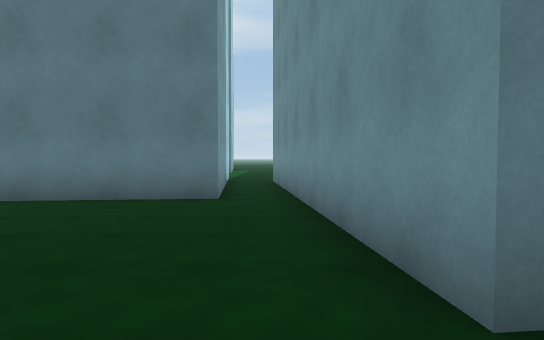
view 1 (above)

24 first-person views from a walk through a scene from a Unity 3-D project. The camera is 1.5 m above the floor, tilts 2° down and sees 75° across. The floor is counted in squares, 2 m on a side. Each view is taken from the middle of a square. On the plan, view 1 faces up. The plan holds only what a view shows up to about 11 squares ahead; the rest is blank. The place goes on beyond the plan. The player is left out. Surface patterns are stand-ins for the level's own textures.

view 2
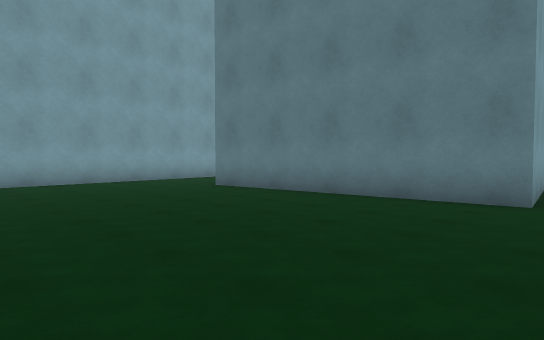

view 3
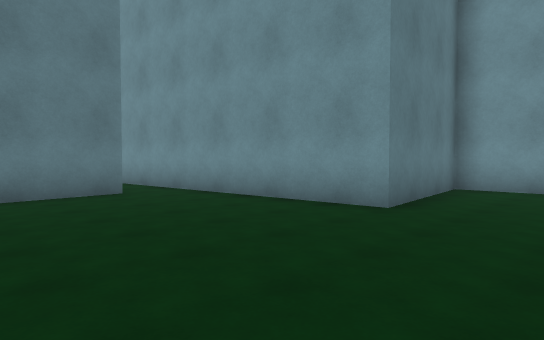

view 4
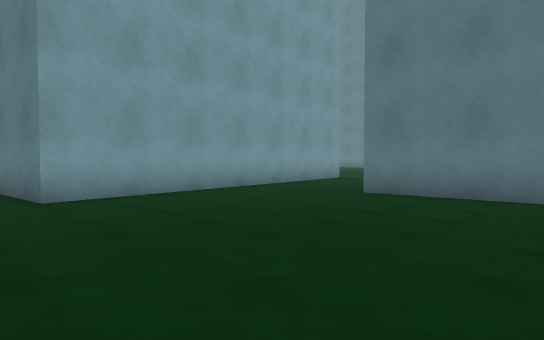

view 5
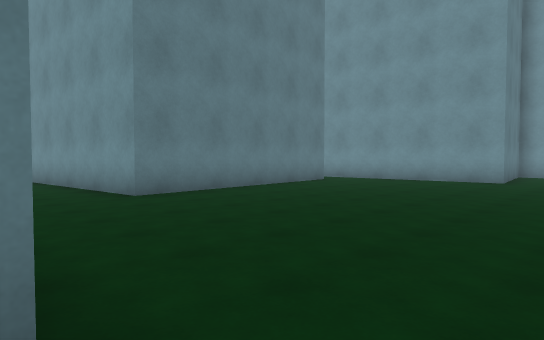

view 6
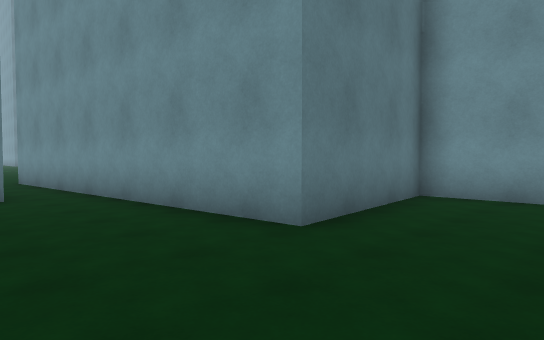

view 7
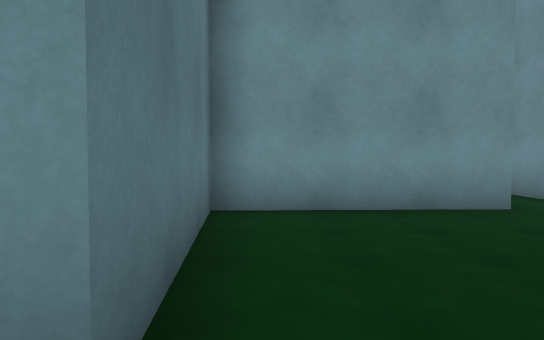

view 8
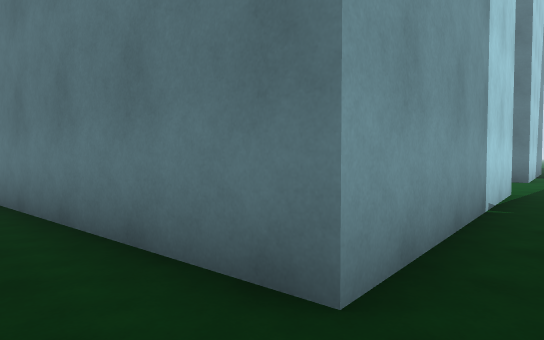

view 9
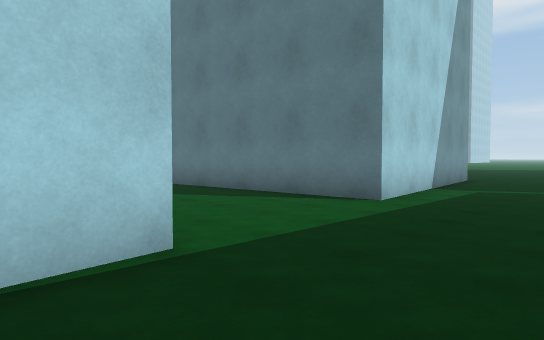

view 10
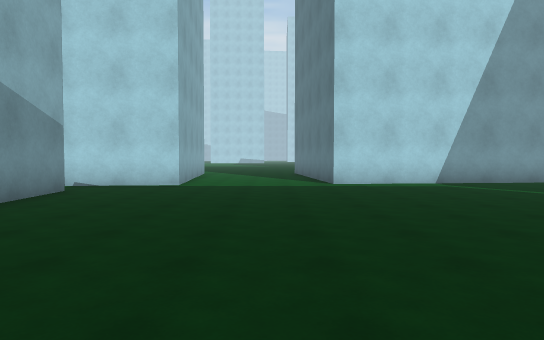

view 11
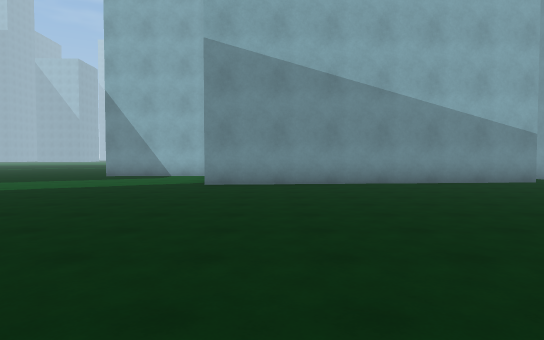

view 12
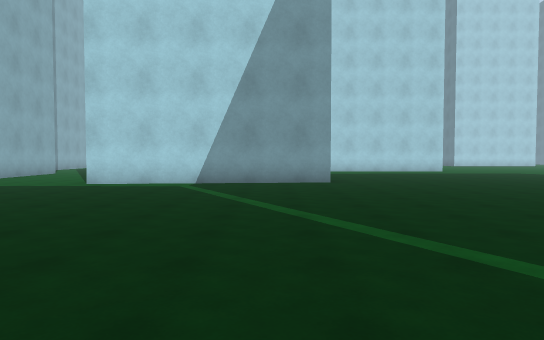

view 13
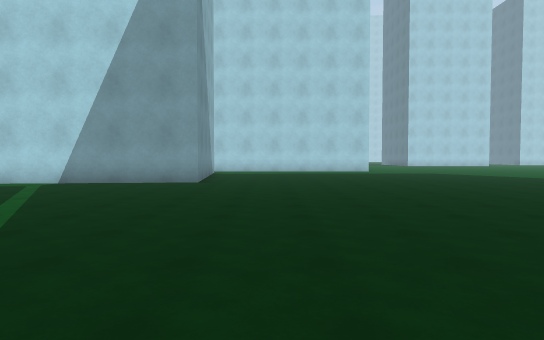

view 14
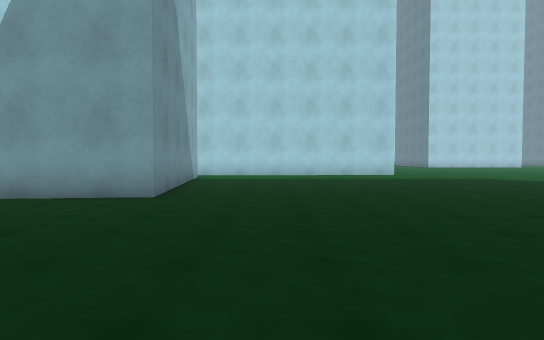

view 15
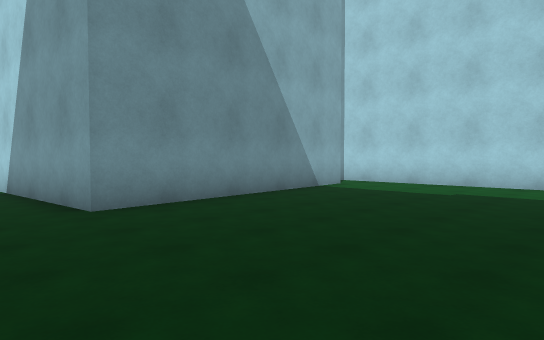

view 16
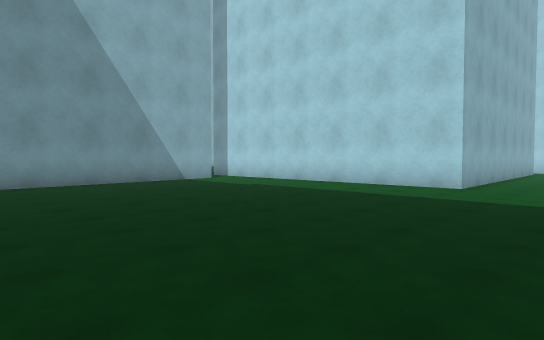

view 17
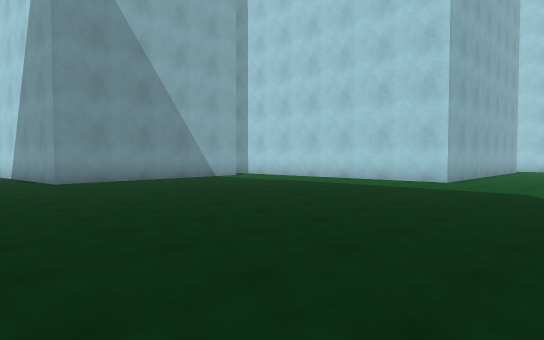

view 18
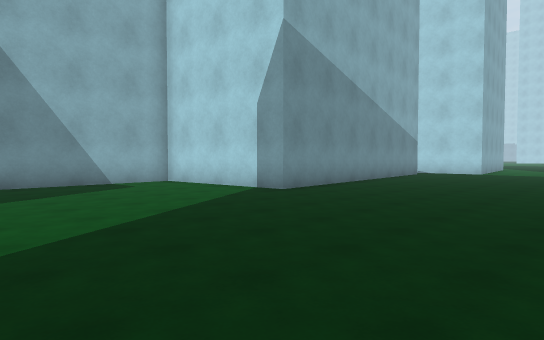

view 19
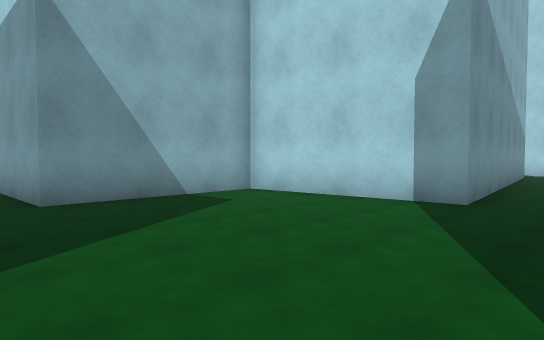

view 20
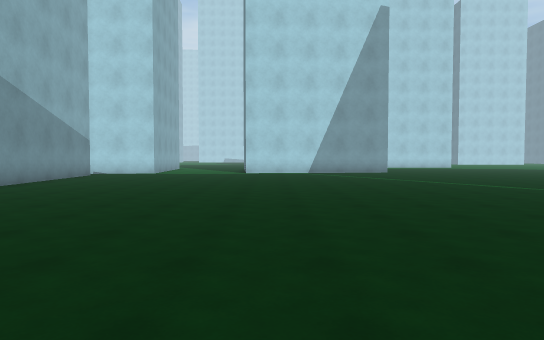

view 21
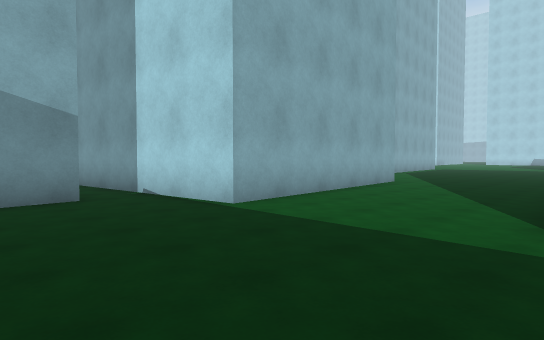

view 22
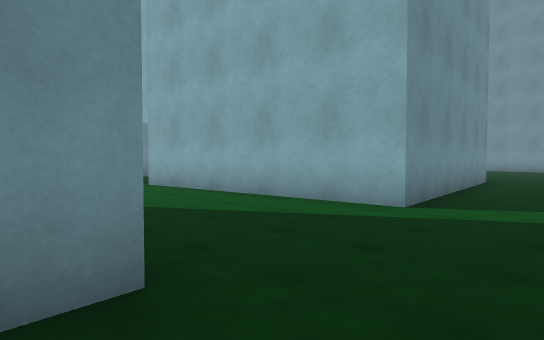

view 23
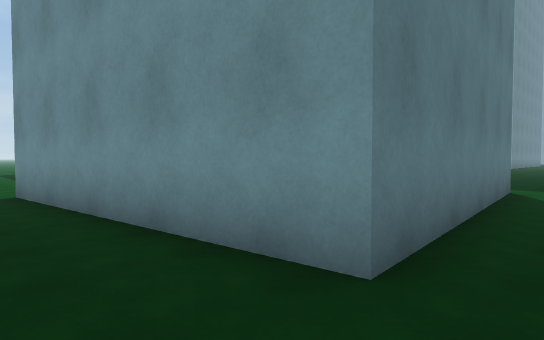

view 24
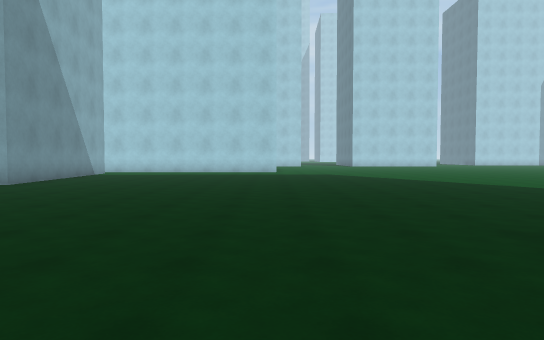

### Floor plan
Points are (right, up) in squares from view 1. A wall is a line through its corners. A room is listed if a view was taken in it or the views show most of it. See-through windows are left out.
Room 1 (views 1, 2, 3, 4, 5, 6, 7, 8)
walls: (-1.2, 8.4) (-1, 6.5) (-8, 5.8); (-11.2, 5.9) (-10.7, 0.4) (-11.5, 0.3); (5.1, -1.5) (5, 1.9) (1, 1.5) (0.3, 8.6)
ways out: opening at (-9.5, 5) to room 2; opening at (0, 8) to room 2
Room 2 (views 9, 10, 11, 12, 13, 14, 15, 16, 17, 18, 19, 20, 21, 22, 23, 24)
walls: (-2.7, 24.8) (-2, 17.7) (-9.1, 17.1) (-9.7, 24.1) (-2.7, 24.8); (0.3, 8.6) (0, 11.3) (9.9, 12.2) (10.3, 7.6) (14.7, 7.7) (14.8, 4.7); (-11.6, 32.2) (-11.2, 32.2) (-11.1, 24.5); (-8, 5.8) (-8.7, 12.8) (-1.6, 13.5) (-1.2, 8.4)
ways out: opening at (-9.5, 5) to room 1; opening at (0, 8) to room 1

Positions as (right, up) in squares from view 1, and headings:
1: (0, 0), facing up
2: (0, 0), facing up-left
3: (-4, -1), facing up-right
4: (-4, -1), facing up-left
5: (-11, -1), facing up-right
6: (-2, -1), facing up-right
7: (0, 1), facing right
8: (0, 5), facing up-left
9: (1, 12), facing up-left
10: (8, 16), facing left
11: (8, 22), facing down
12: (8, 23), facing left
13: (8, 27), facing left
14: (4, 27), facing left
15: (-1, 30), facing down-left
16: (-2, 35), facing down-left
17: (0, 36), facing down-left
18: (16, 18), facing down-left
19: (16, 14), facing down-left
20: (15, 19), facing left
21: (2, 18), facing down-left
22: (-11, 18), facing down-right
23: (-11, 16), facing up-right
24: (7, 32), facing left
